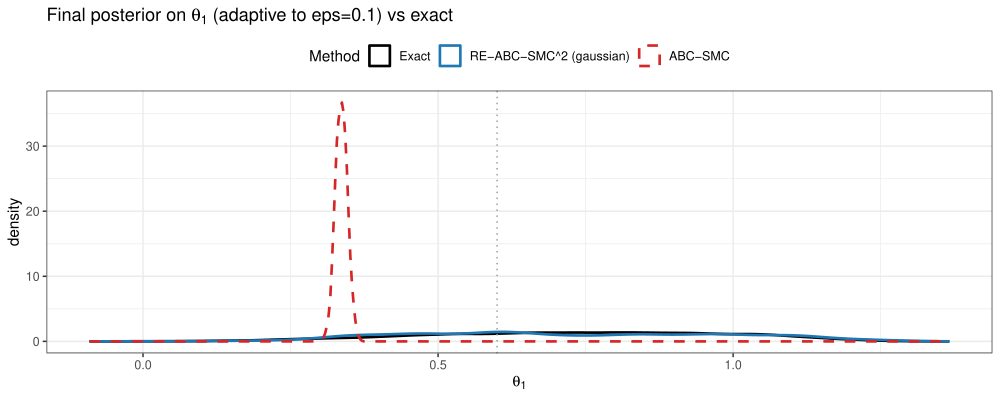

The script that saved this image:
# =====================================================================
# converge_to_exact.R
#
# Convergence check: with a Gaussian ABC kernel on the RAW data the ABC
# posterior tends to the EXACT posterior as eps -> 0.  We therefore run
# both ABC algorithms ADAPTIVELY down to eps = 0.1 and compare the final
# theta-posteriors with the exact MA(2) posterior (ma_exact_posterior.R).
#
#   * RE-ABC-SMC^2 uses move = "gaussian": for the linear MA model the
#     u-target is exactly Gaussian, so this draws the u-particles exactly
#     -- it reaches eps = 0.1 cheaply and should match the exact posterior.
#   * ABC-SMC uses the plain Nx-point IS likelihood; at eps = 0.1 on
#     30-dimensional raw data this is essentially degenerate (a random
#     simulation is never within 0.1 of y), so it will stall/collapse
#     well above 0.1.  Run for completeness; not a fair comparison.
#
#   Rscript R/converge_to_exact.R
# =====================================================================

source("R/smc_utils.R")
source("R/rare_event_smc.R")
source("R/abc_smc.R")
source("R/re_abc_smc2.R")
source("R/ma.R")
source("R/ma_exact_posterior.R")
suppressMessages({ library(ggplot2) })

set.seed(1)

# ---- MA(2) model and data (same setup as the evolution figure) -----
q_true     <- 2
theta_true <- c(0.6, 0.2)
n_obs      <- 30
m0    <- make_ma_model(rep(0, n_obs), q = q_true)
y_ma  <- m0$H(rnorm(n_obs + q_true), theta_true)
model <- make_ma_model(y_ma, q = q_true)

eps_target <- 0.1
N_theta    <- 1000

# ---- exact posterior (ground truth) --------------------------------
cat("Sampling the exact posterior by MCMC ...\n")
exact <- ma_exact_mcmc(y_ma, q_true, n_iter = 80000, burn_in = 20000)
ex    <- exact$samples
cat(sprintf("  exact: mean=(%.3f, %.3f)  sd=(%.3f, %.3f)  cor=%.3f  (acc %.2f)\n",
            mean(ex[, 1]), mean(ex[, 2]), sd(ex[, 1]), sd(ex[, 2]),
            cor(ex[, 1], ex[, 2]), exact$acc_rate))

# ---- RE-ABC-SMC^2 with the exact Gaussian u-move, adaptive to 0.1 ---
cat("Running RE-ABC-SMC^2 (move = gaussian) adaptively to eps =", eps_target, "...\n")
fit_re2 <- re_abc_smc2(model, N_theta = N_theta, Nu = 50,
                       epsilon_final = eps_target, beta = 0.9,
                       move = "gaussian", record_history = TRUE)
cat(sprintf("  reached eps = %.3f in %d iterations\n",
            tail(fit_re2$epsilon, 1), fit_re2$n_iterations))

# ---- ABC-SMC, adaptive to 0.1 (best effort) ------------------------
cat("Running ABC-SMC adaptively to eps =", eps_target, "(may stall) ...\n")
fit_abc <- abc_smc(model, N_theta = N_theta, Nx = 30,
                   epsilon_final = eps_target, beta = 0.9,
                   max_steps = 60L, max_moves = 15L, record_history = TRUE)
cat(sprintf("  reached eps = %.3f in %d iterations\n",
            tail(fit_abc$epsilon, 1), fit_abc$n_iterations))

# ---- weighted summaries of the final theta-populations -------------
wsummary <- function(fit) {
  Th <- do.call(rbind, fit$theta); w <- fit$weights / sum(fit$weights)
  mu <- colSums(w * Th)
  v  <- colSums(w * sweep(Th, 2, mu)^2)
  cv <- sum(w * (Th[, 1] - mu[1]) * (Th[, 2] - mu[2]))
  ess <- 1 / sum(w^2)
  list(mean = mu, sd = sqrt(v), cor = cv / prod(sqrt(v)), ess = ess)
}
s_re2 <- wsummary(fit_re2); s_abc <- wsummary(fit_abc)

cat("\n                 mean(theta1, theta2)     sd(theta1, theta2)    cor     ESS\n")
fmt <- function(tag, s, eps)
  cat(sprintf("  %-16s (% .3f, % .3f)   (%.3f, %.3f)   % .3f   %s\n",
              sprintf("%s eps=%.2f", tag, eps), s$mean[1], s$mean[2],
              s$sd[1], s$sd[2], s$cor,
              if (is.null(s$ess)) "" else sprintf("%.0f", s$ess)))
cat(sprintf("  %-16s (% .3f, % .3f)   (%.3f, %.3f)   % .3f\n",
            "EXACT", mean(ex[,1]), mean(ex[,2]), sd(ex[,1]), sd(ex[,2]),
            cor(ex[,1], ex[,2])))
fmt("RE-ABC-SMC^2", s_re2, tail(fit_re2$epsilon, 1))
fmt("ABC-SMC",      s_abc, tail(fit_abc$epsilon, 1))

# =====================================================================
# Figure: final posteriors vs exact
# =====================================================================
cols <- c("Exact" = "black", "RE-ABC-SMC^2 (gaussian)" = "#1f77b4",
          "ABC-SMC" = "#d62728")
resample <- function(fit, n = 4000) {
  Th <- do.call(rbind, fit$theta)
  j  <- sample.int(nrow(Th), n, replace = TRUE, prob = fit$weights)
  Th[j, ] + matrix(rnorm(2 * n, 0, 0.01), n, 2)        # tiny jitter for display
}
re2_s <- resample(fit_re2); abc_s <- resample(fit_abc)
marg <- rbind(
  data.frame(theta1 = ex[,1],    theta2 = ex[,2],    Method = "Exact"),
  data.frame(theta1 = re2_s[,1], theta2 = re2_s[,2], Method = "RE-ABC-SMC^2 (gaussian)"),
  data.frame(theta1 = abc_s[,1], theta2 = abc_s[,2], Method = "ABC-SMC"))
marg$Method <- factor(marg$Method, levels = names(cols))

pdf("R/converge_to_exact.pdf", width = 10, height = 4)
# marginals
for (d in 1:2) {
  v <- if (d == 1) "theta1" else "theta2"
  g <- ggplot(marg, aes(.data[[v]], colour = Method, linetype = Method)) +
    geom_density(linewidth = 0.9) +
    geom_vline(xintercept = theta_true[d], colour = "grey60", linetype = 3) +
    scale_colour_manual(values = cols) +
    scale_linetype_manual(values = c("Exact" = 1, "RE-ABC-SMC^2 (gaussian)" = 1,
                                     "ABC-SMC" = 2)) +
    labs(title = bquote("Final posterior on " * theta[.(d)] *
                        " (adaptive to eps=0.1) vs exact"),
         x = bquote(theta[.(d)]), y = "density") +
    theme_bw(base_size = 11) + theme(legend.position = "top")
  print(g)
}
# joint
grid <- ma_exact_grid_posterior(y_ma)
gj <- ggplot() +
  geom_density_2d(data = data.frame(theta1 = ex[,1], theta2 = ex[,2]),
                  aes(theta1, theta2), colour = "black", bins = 8, linewidth = 0.3) +
  geom_point(data = subset(marg, Method != "Exact"),
             aes(theta1, theta2, colour = Method), alpha = 0.15, size = 0.6) +
  geom_point(aes(theta_true[1], theta_true[2]), shape = 4, size = 3,
             stroke = 1.2, colour = "grey20") +
  scale_colour_manual(values = cols) +
  coord_cartesian(xlim = c(0, 1.4), ylim = c(-0.4, 0.8)) +
  guides(colour = guide_legend(override.aes = list(alpha = 1, size = 2))) +
  labs(title = "Joint posterior vs exact (black contours; x = true theta)",
       x = expression(theta[1]), y = expression(theta[2])) +
  theme_bw(base_size = 11) + theme(legend.position = "top")
print(gj)
invisible(dev.off())
cat("\nWrote R/converge_to_exact.pdf\n")
